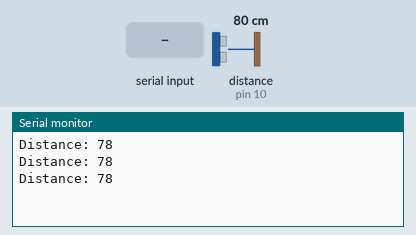
A sketch run on a simulated Arduino Uno, built with avr-gcc and run on an emulated ATmega328P. On the bench: the last lines printed to the serial monitor. Wiring (inferred from the names in the program): ultrasonic range finder: trigger pin 9; echo pin 10. Inputs (shaded band) come from the test bench; at power-on: distance to the obstacle (sensor on pin 10) 80 cm. The echo pulse lasts 58.3 µs per cm.

Above: at 1.2 s.
1.3 s: "1" received over the second serial link
At 3.0 s:
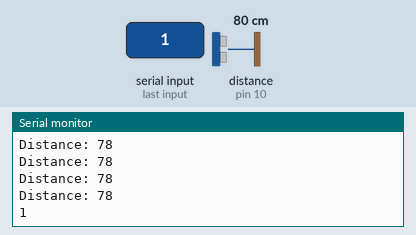
4.0 s: distance to the obstacle (sensor on pin 10) set to 2 cm
At 4.5 s:
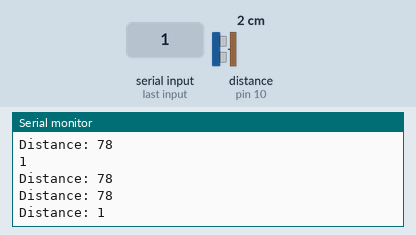
5.5 s: "0" received over the second serial link
At 6.9 s:
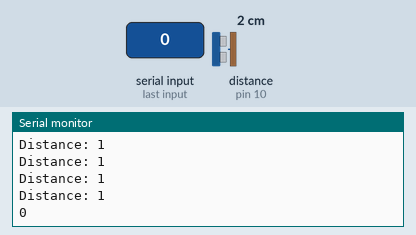
7.0 s: distance to the obstacle (sensor on pin 10) set to 4 cm
At 7.5 s:
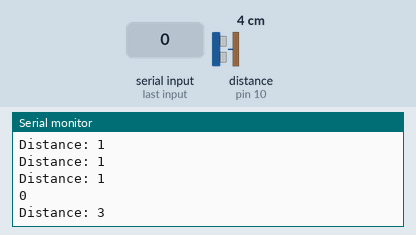
Timing chart, 0 to 9.5 s (numbered marks = the images above; inputs shaded):
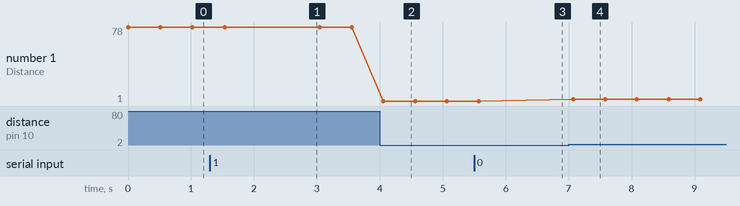

Measured:
- after the input at 1.3 s, the serial monitor: prints a new line after 1.2 s (image 1)
- after the input at 4.0 s, the serial monitor: prints a new line after 0.06 s (image 2)
- after the input at 5.5 s, the serial monitor: prints a new line after 1.1 s (image 3)
- after the input at 7.0 s, the serial monitor: prints a new line after 0.08 s (image 4)
- plotted number 1: 1 → 3 after the input at 7.0 s

The sketch:

blank.ino
```cpp
// defines pins numbers
#include<SoftwareSerial.h>
const int trigPin = 9;
const int echoPin = 10;
SoftwareSerial bl(2, 3);
// defines variables
long duration;
int distance;
void setup() {
  pinMode(trigPin, OUTPUT); // Sets the trigPin as an Output
  pinMode(echoPin, INPUT); // Sets the echoPin as an Input
  Serial.begin(38400); // Starts the serial communication
  bl.begin(38400);
  pinMode(2, INPUT);
  pinMode(3, OUTPUT);


}
void loop()
{
  // Clears the trigPin
  digitalWrite(trigPin, LOW);
  delayMicroseconds(2);

  digitalWrite(trigPin, HIGH);
  delayMicroseconds(10);
  digitalWrite(trigPin, LOW);

  duration = pulseIn(echoPin, HIGH);
  // Calculating the distance
  distance = duration * 0.034 / 2;
  if (distance <= 100)
  {
    Serial.print("Distance: ");
    Serial.println(distance);
     bl.print("Distance: ");
    bl.println(distance);
  }
  if(bl.available())
  Serial.println(bl.readString());
  if(Serial.available())
  bl.println(Serial.readString());
  delay(500);
}
```
